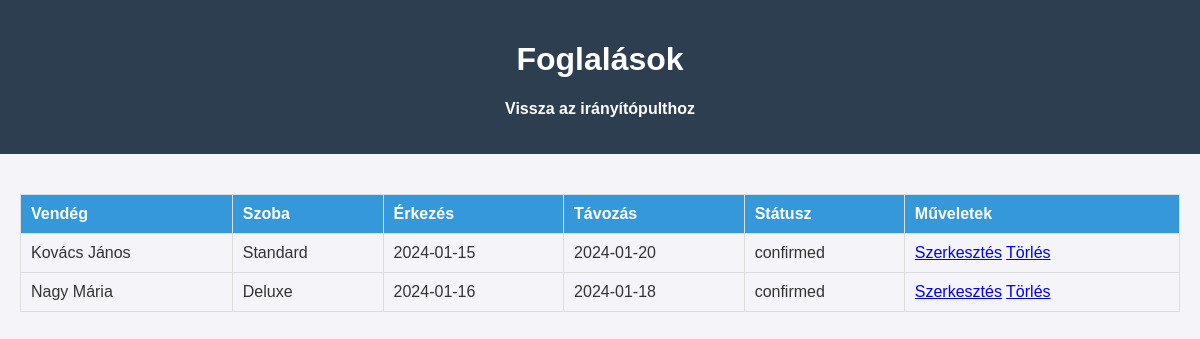
/admin/bookings/index.php (signed in), run on an earlier commit of the app's database.
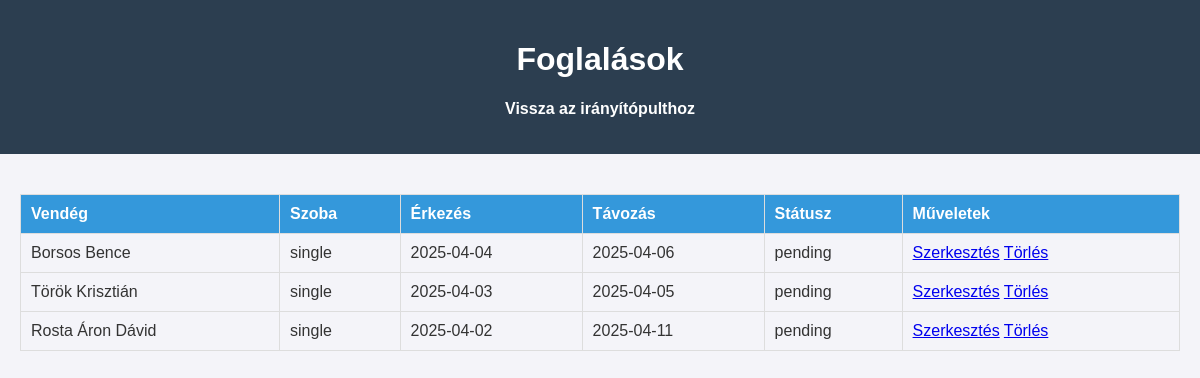
And on a later commit of the database.
### tables this page shows
CREATE TABLE `bookings` (
  `id` int(11) NOT NULL,
  `room_id` int(11) NOT NULL,
  `guest_id` int(11) NOT NULL,
  `check_in` date NOT NULL,
  `check_out` date NOT NULL,
  `total_price` decimal(10,2) NOT NULL,
  `status` enum('pending','confirmed','cancelled') DEFAULT 'pending',
  `payment_status` enum('pending','paid','refunded') DEFAULT 'pending',
  `special_requests` text DEFAULT NULL,
  `created_at` timestamp NOT NULL DEFAULT current_timestamp()
);

CREATE TABLE `guests` (
  `id` int(11) NOT NULL,
  `name` varchar(100) NOT NULL,
  `email` varchar(100) NOT NULL,
  `phone` varchar(20) DEFAULT NULL,
  `address` text DEFAULT NULL,
  `id_number` varchar(20) DEFAULT NULL,
  `created_at` timestamp NOT NULL DEFAULT current_timestamp()
);

CREATE TABLE `rooms` (
  `id` int(11) NOT NULL,
  `room_number` varchar(10) NOT NULL,
  `room_type` enum('single','double','suite') NOT NULL,
  `capacity` int(11) NOT NULL,
  `price_per_night` decimal(10,2) NOT NULL,
  `description` text DEFAULT NULL,
  `amenities` text DEFAULT NULL,
  `status` enum('available','occupied','maintenance') DEFAULT 'available',
  `created_at` timestamp NOT NULL DEFAULT current_timestamp()
);

### admin/bookings/index.php (the view, shortened to what this page needs)
<?php
require_once __DIR__ . '/../../api/config.php';
$sql = "SELECT bookings.*, guests.name as guest_name, rooms.room_type
        FROM bookings
        JOIN guests ON bookings.guest_id = guests.id
        JOIN rooms ON bookings.room_id = rooms.id";
$result = $conn->query($sql);
$bookings = $result->fetch_all(MYSQLI_ASSOC);
?>
<!DOCTYPE html>
<html lang="hu">
<head>
    <link rel="stylesheet" href="../assets/css/admin.css">
</head>
<body>
    <header>
        <h1>Foglalások</h1>
        <nav>
            <ul>
                <li><a href="../dashboard.php">Vissza az irányítópulthoz</a></li>
            </ul>
        </nav>
    </header>
    <main>
        <table>
            <thead>
                <tr>
                    <th>Vendég</th>
                    <th>Szoba</th>
                    <th>Érkezés</th>
                    <th>Távozás</th>
                    <th>Státusz</th>
                    <th>Műveletek</th>
                </tr>
            </thead>
            <tbody>
                <?php foreach ($bookings as $booking): ?>
                    <tr>
                        <td><?php echo $booking['guest_name']; ?></td>
                        <td><?php echo $booking['room_type']; ?></td>
                        <td><?php echo $booking['check_in']; ?></td>
                        <td><?php echo $booking['check_out']; ?></td>
                        <td><?php echo $booking['status']; ?></td>
                        <td>
                            <a href="edit.php?id=<?php echo $booking['id']; ?>">Szerkesztés</a>
                            <a href="delete.php?id=<?php echo $booking['id']; ?>">Törlés</a>
                        </td>
                    </tr>
                <?php endforeach; ?>
            </tbody>
        </table>
    </main>
</body>
</html>

### admin/assets/css/admin.css (style rules this page uses)
body { font-family: Arial, sans-serif; background-color: #f4f4f9; color: #333; margin: 0; padding: 0; }
header { background-color: #2c3e50; color: #fff; padding: 20px; text-align: center; }
nav ul { list-style: none; padding: 0; display: flex; justify-content: center; }
nav ul li { margin: 0 15px; }
nav ul li a { color: #fff; text-decoration: none; font-weight: bold; }
main { padding: 20px; }
table { width: 100%; border-collapse: collapse; margin-top: 20px; }
table th, table td { padding: 10px; border: 1px solid #ddd; text-align: left; }
table th { background-color: #3498db; color: #fff; }

What changed in the data, as far as the page shows it:
removed bookings: guest.name "Kovács János", room.room_type "Standard", check_in "2024-01-15", check_out "2024-01-20", status "confirmed"
removed bookings: guest.name "Nagy Mária", room.room_type "Deluxe", check_in "2024-01-16", check_out "2024-01-18", status "confirmed"
added bookings: guest.name "Borsos Bence", room.room_type "single", check_in "2025-04-04", check_out "2025-04-06", status "pending"
added bookings: guest.name "Török Krisztián", room.room_type "single", check_in "2025-04-03", check_out "2025-04-05", status "pending"
added bookings: guest.name "Rosta Áron Dávid", room.room_type "single", check_in "2025-04-02", check_out "2025-04-11", status "pending"
